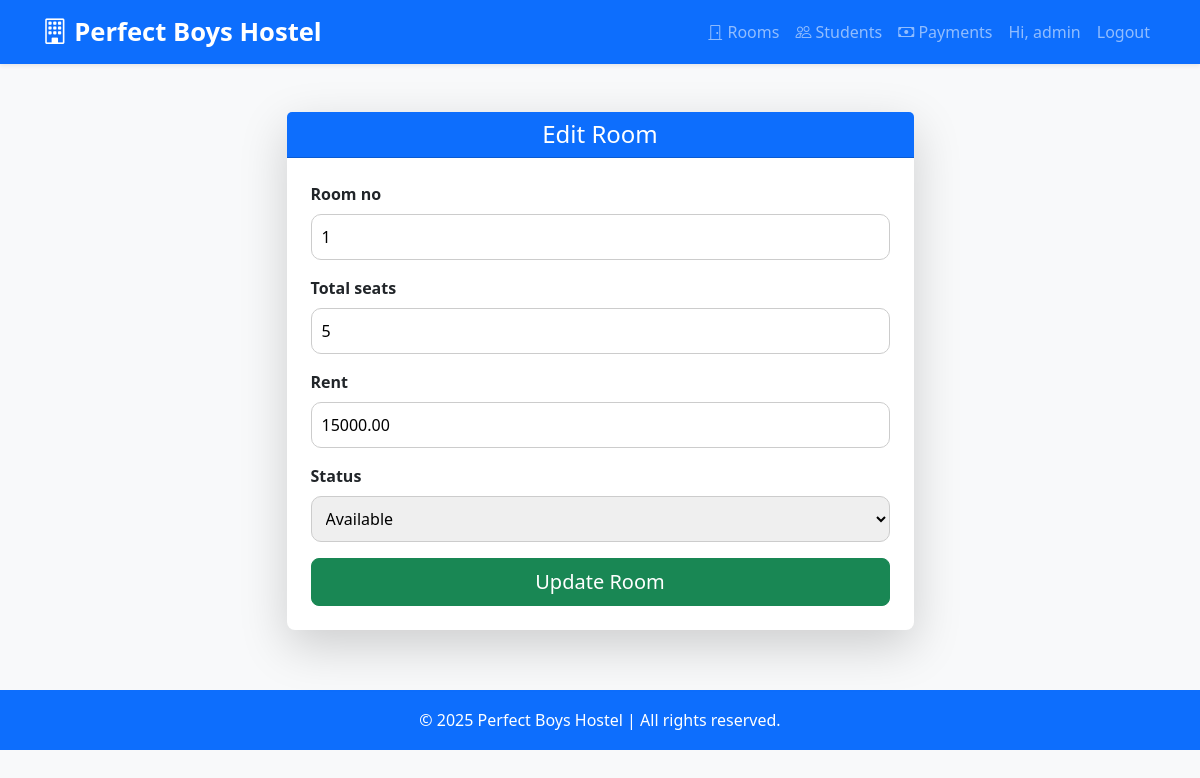
The app's page /rooms/edit/1/ (signed in) with its own data.
### hostel/models.py (models this page shows, shortened)
class Room(models.Model):
    room_no = models.CharField(max_length=10, unique=True)
    total_seats = models.PositiveIntegerField()
    rent = models.DecimalField(max_digits=8, decimal_places=2)
    status = models.CharField(
        max_length=20,
        choices=[
            ('Available', 'Available'),
            ('Full', 'Full'),
            ('Maintenance', 'Maintenance')
        ],
        default='Available'
    )

### hostel/views.py (the view)
# urls.py: path('rooms/edit/<int:pk>/', views.room_edit, name='room_edit'),
@login_required(login_url="login")
def room_edit(request, pk):
    room = get_object_or_404(Room, pk=pk)
    form = RoomForm(request.POST or None, instance=room)
    if request.method == "POST":
        if form.is_valid():
            form.save()
            messages.success(request, "Room updated successfully.")
            return redirect("room_list")
    return render(request, "hostel/room_form.html", {"form": form, "title": "Edit Room"})

### hostel/forms.py
class RoomForm(forms.ModelForm):
    class Meta:
        model = Room
        fields = ['room_no', 'total_seats', 'rent', 'status']

### templates/hostel/room_form.html (shortened to what this page needs)
{% extends 'hostel/base.html' %}
{% block content %}
<div class="container mt-5">
    <div class="row justify-content-center">
        <div class="col-md-7">
            <div class="card shadow-lg border-0 rounded-3">
                <div class="card-header bg-primary text-white text-center">
                    <h4 class="mb-0">
                        {% if form.instance.pk %} Edit Room {% else %} Add New Room {% endif %}
                    </h4>
                </div>
                <div class="card-body p-4">
                    <form method="post">
                        {% for field in form %}
                            <div class="mb-3 text-start">
                                <label class="form-label fw-bold d-block">{{ field.label }}</label>
                                <div>{{ field }}</div>
                            </div>
                        {% endfor %}
                        <div class="d-grid">
                            <button type="submit" class="btn btn-success btn-lg">
                                {% if form.instance.pk %} Update Room {% else %} Save Room {% endif %}
                            </button>
                        </div>
                    </form>
                </div>
            </div>
        </div>
    </div>
</div>
{% endblock %}

### templates/hostel/base.html (shortened to what this page needs)
<!DOCTYPE html>
<html lang="en">
<head>
    <link href="https://cdn.jsdelivr.net/npm/bootstrap@5.3.2/dist/css/bootstrap.min.css" rel="stylesheet">
    <link rel="stylesheet" href="https://cdn.jsdelivr.net/npm/bootstrap-icons@1.10.5/font/bootstrap-icons.css">
</head>
<body>
    <nav class="navbar navbar-expand-lg navbar-dark bg-primary shadow-sm">
        <div class="container">
            <a class="navbar-brand" href="{% url 'home' %}">
                <i class="bi bi-building"></i> Perfect Boys Hostel
            </a>
            <div class="collapse navbar-collapse" id="navbarNav">
                <ul class="navbar-nav ms-auto">
                    <li class="nav-item"><a class="nav-link" href="{% url 'room_list' %}"><i class="bi bi-door-closed"></i> Rooms</a></li>
                    <li class="nav-item"><a class="nav-link" href="{% url 'student_list' %}"><i class="bi bi-people"></i> Students</a></li>
                    <li class="nav-item"><a class="nav-link" href="{% url 'payment_list' %}"><i class="bi bi-cash"></i> Payments</a></li>
                    {% if user.is_authenticated %}
                        <li class="nav-item"><span class="nav-link">Hi, {{ user.username }}</span></li>
                        <li class="nav-item"><a class="nav-link" href="{% url 'logout' %}">Logout</a></li>
                    {% else %}
                        <li class="nav-item"><a class="nav-link" href="{% url 'login' %}">Login</a></li>
                    {% endif %}
                </ul>
            </div>
        </div>
    </nav>
    <div class="container mt-4">
        {% block content %}
        {% endblock %}
    </div>
    <footer>
        &copy; 2025 Perfect Boys Hostel | All rights reserved.
    </footer>
</body>
</html>

### templates/hostel/base.html (style rules this page uses)
body { background: #f8f9fa; font-family: "Segoe UI", Tahoma, Geneva, Verdana, sans-serif; }
.navbar-brand { font-weight: bold; font-size: 1.6rem; }
.navbar-nav .nav-link { font-size: 1rem; font-weight: 500; }
.card { border-radius: 15px; box-shadow: 0 4px 10px rgba(0,0,0,0.1); }
footer { background: #0d6efd; color: white; padding: 18px 0; text-align: center; margin-top: 60px; }

### templates/hostel/room_form.html (style rules this page uses)
input, select, textarea { display: block !important; width: 100% !important; margin-top: 5px !important; border-radius: 10px !important; padding: 10px !important; border: 1px solid #ccc !important; }

### records on screen
Room: form "1" "5" "15000.00" "Available"

### other values on screen
{{ user.username }} "admin"
{{ field.label }} "Room no" "Total seats" "Rent" "Status"
